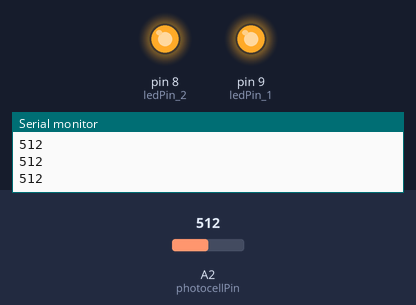
The sketch below on a simulated Arduino Uno, built with avr-gcc and run on an emulated ATmega328P. Parts: output pins drawn as LEDs (lit = HIGH), the last lines printed to the serial monitor. The inputs (shaded band) are chosen by the test bench; at power-on: A2 (photocellPin) = 512.

Above: at 1.2 s.
1.3 s: A2 (photocellPin) set to 641
2.8 s: A2 (photocellPin) set to 659
At 3.3 s:
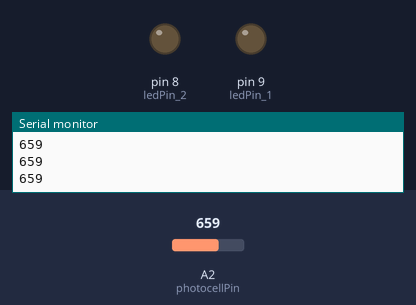
4.3 s: A2 (photocellPin) set to 640
At 4.6 s:
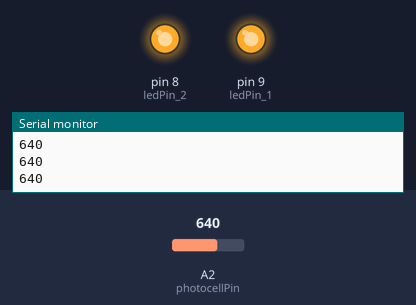
5.8 s: A2 (photocellPin) set to 660
At 7.1 s:
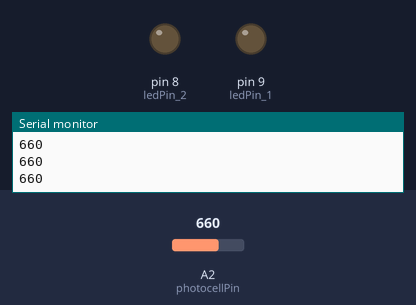
Timing chart, 0 to 8.3 s (numbered marks = the images above; inputs shaded):
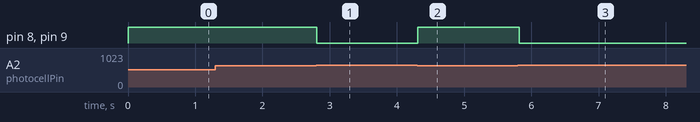

The sketch:

LED_arduino.ino
```cpp
int photocellPin = 2; // (photocell) analog pin 2
int photocellVal = 0; // photocell variable
int minLight = 650;   // Threshold
int ledPin_1 = 9;
int ledPin_2 = 8;
int ledState = 0;

void setup() {
  pinMode(ledPin_1, OUTPUT);
  pinMode(ledPin_2, OUTPUT);
  Serial.begin(9600);
}

void loop() {
  // Serial Port
  photocellVal = analogRead(photocellPin);
  Serial.println(photocellVal);

  // LED
  if (photocellVal < minLight && ledState == 0) {
    digitalWrite(ledPin_1, HIGH); // turn on LED
    digitalWrite(ledPin_2, HIGH);
    ledState = 1;
  }

  // LED
  if (photocellVal > minLight && ledState == 1) {
    digitalWrite(ledPin_1, LOW); // turn off LED
    digitalWrite(ledPin_2, LOW);
    ledState = 0;
  }

  delay(100);
}
```

Measured:
- the behaviour switches between 650 and 651 on A2 (photocellPin) (found by bisection; images 0 and 1)
- after the input at 2.8 s, pin 8 (ledPin_2), pin 9 (ledPin_1): HIGH → LOW at once
- after the input at 4.3 s, pin 8 (ledPin_2), pin 9 (ledPin_1): LOW → HIGH at once
- after the input at 5.8 s, pin 8 (ledPin_2), pin 9 (ledPin_1): HIGH → LOW at once
